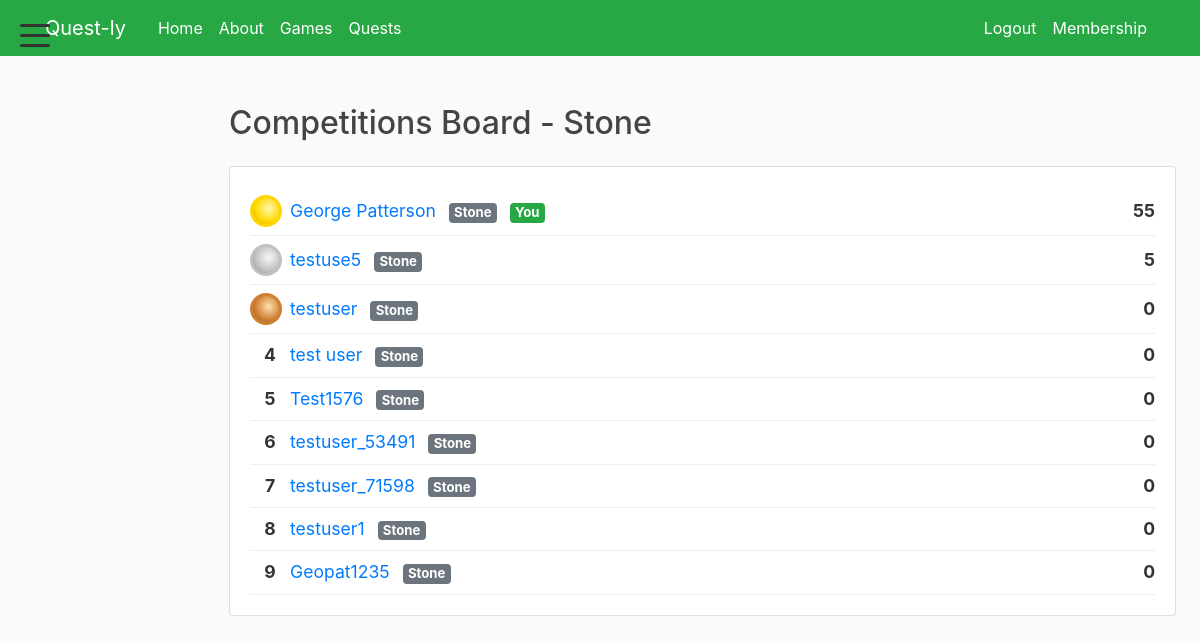
Screenshot of /blog/leaderboard/ (signed in) with the database file from the repository.
### users/models.py (models this page shows, shortened)
class Profile(models.Model):
    USER_TYPES = (
        ('student', 'Student'),
        ('parent', 'Parent'),
        ('teacher', 'Teacher'),
    )
    user = models.OneToOneField(User, on_delete=models.CASCADE)
    image = models.ImageField(default='profile_pics/default.jpg', upload_to='profile_pics', blank=True, null=True)
    sprite = models.ImageField(upload_to='sprites/', blank=True, null=True)
    user_type = models.CharField(max_length=10, choices=USER_TYPES, default='student')
    grade = models.CharField(max_length=20, blank=True, null=True)
    points = models.IntegerField(default=0)
    league = models.CharField(max_length=20, choices=LEAGUE_CHOICES, default='Stone')
    following = models.ManyToManyField('self', symmetrical=False, related_name='followers', blank=True)
    courses = models.ManyToManyField('blog.Course', related_name='subscribed_profiles', blank=True)

### blog/views.py (the view)
# urls.py: path('leaderboard/', views.leaderboard, name='leaderboard'),
def leaderboard(request):
    user_league = None
    if request.user.is_authenticated and hasattr(request.user, 'profile'):
        user_league = request.user.profile.league
    profiles = Profile.objects.filter(league=user_league).select_related('user').order_by('-points')[:20]
    return render(request, 'blog/leaderboard.html', {'profiles': profiles, 'user_league': user_league})

### blog/context_processors.py (called while the page is built)
def all_courses(request):
    try:
        courses = Course.objects.all()
    except Exception:
        courses = []
    return {'all_courses': courses}

### blog/models.py (called while the page is built)
    def get_absolute_url(self):
        return reverse('task-detail', kwargs={'task_id': self.pk})

### blog/templatetags/custom_filters.py (called while the page is built)
@register.filter(name='is_not_student')
def is_not_student(user):
    try:
        if not getattr(user, 'is_authenticated', False):
            return True
        if user.groups.filter(name='Student').exists():
            return False
        if hasattr(user, 'profile') and getattr(user.profile, 'user_type', None) == 'student':
            return False
        return True
    except Exception:
        return True

### blog/templates/blog/leaderboard.html (shortened to what this page needs)
{% extends "blog/base.html" %}
{% block content %}
<div class="container mt-4">
    <h2 class="mb-4">Competitions Board - {{ user_league|default:"League" }}</h2>
    <div class="card">
        <div class="card-body">
            {% for profile in profiles %}
                <div class="leaderboard-row">
                    <div class="leaderboard-rank">
                        {% if forloop.counter == 1 %}
                            <span class="shield gold-shield"></span>
                        {% elif forloop.counter == 2 %}
                            <span class="shield silver-shield"></span>
                        {% elif forloop.counter == 3 %}
                            <span class="shield bronze-shield"></span>
                        {% else %}
                            {{ forloop.counter }}
                        {% endif %}
                    </div>
                    <div class="leaderboard-name">
                        <a href="{% url 'user-profile' profile.user.username %}">
                            {{ profile.user.get_full_name|default:profile.user.username }}
                        </a>
                        <span class="badge badge-secondary ml-2">{{ profile.league }}</span>
                        {% if profile.user == request.user %}
                            <span class="badge badge-success ml-2">You</span>
                        {% endif %}
                    </div>
                    <div class="leaderboard-points">{{ profile.points }}</div>
                </div>
            {% empty %}
                <div class="text-center">No users yet.</div>
            {% endfor %}
        </div>
    </div>
</div>
{% endblock %}

### blog/static/blog/main.css (style rules this page uses)
body { background: #fafafa; color: #333333; margin-top: 5rem; }
h1, h2, h3, h4, h5, h6 { color: #444444; }

### blog/templates/blog/leaderboard.html (style rules this page uses)
.shield { width: 32px; height: 32px; display: inline-block; vertical-align: middle; margin-right: 8px; }
.gold-shield { background: radial-gradient(circle at 60% 40%, #fff8b0 0%, #ffd700 60%, #bfa100 100%); border-radius: 50%; border: 3px solid #ffd700; }
.silver-shield { background: radial-gradient(circle at 60% 40%, #f8f8f8 0%, #c0c0c0 60%, #888 100%); border-radius: 50%; border: 3px solid #c0c0c0; }
.bronze-shield { background: radial-gradient(circle at 60% 40%, #ffe0b0 0%, #cd7f32 60%, #8c5a1e 100%); border-radius: 50%; border: 3px solid #cd7f32; }
.leaderboard-row { display: flex; align-items: center; padding: 8px 0; border-bottom: 1px solid #eee; font-size: 1.1em; }
.leaderboard-rank { width: 40px; text-align: center; font-weight: bold; }
.leaderboard-name { flex: 1; }
.leaderboard-points { width: 60px; text-align: right; font-weight: bold; }

### rows the page displays
Profile: league "Stone", user.get_full_name "George Patterson", shows "You", points "55"
Profile: user.get_full_name "testuse5", league "Stone", points "5"
Profile: user.get_full_name "testuser", league "Stone", points "0"
Profile: user.get_full_name "test user", league "Stone", points "0"
Profile: user.get_full_name "Test1576", league "Stone", points "0"
Profile: user.get_full_name "testuser_53491", league "Stone", points "0"
Profile: user.get_full_name "testuser_71598", league "Stone", points "0"
Profile: user.get_full_name "testuser1", league "Stone", points "0"
Profile: user.get_full_name "Geopat1235", league "Stone", points "0"
